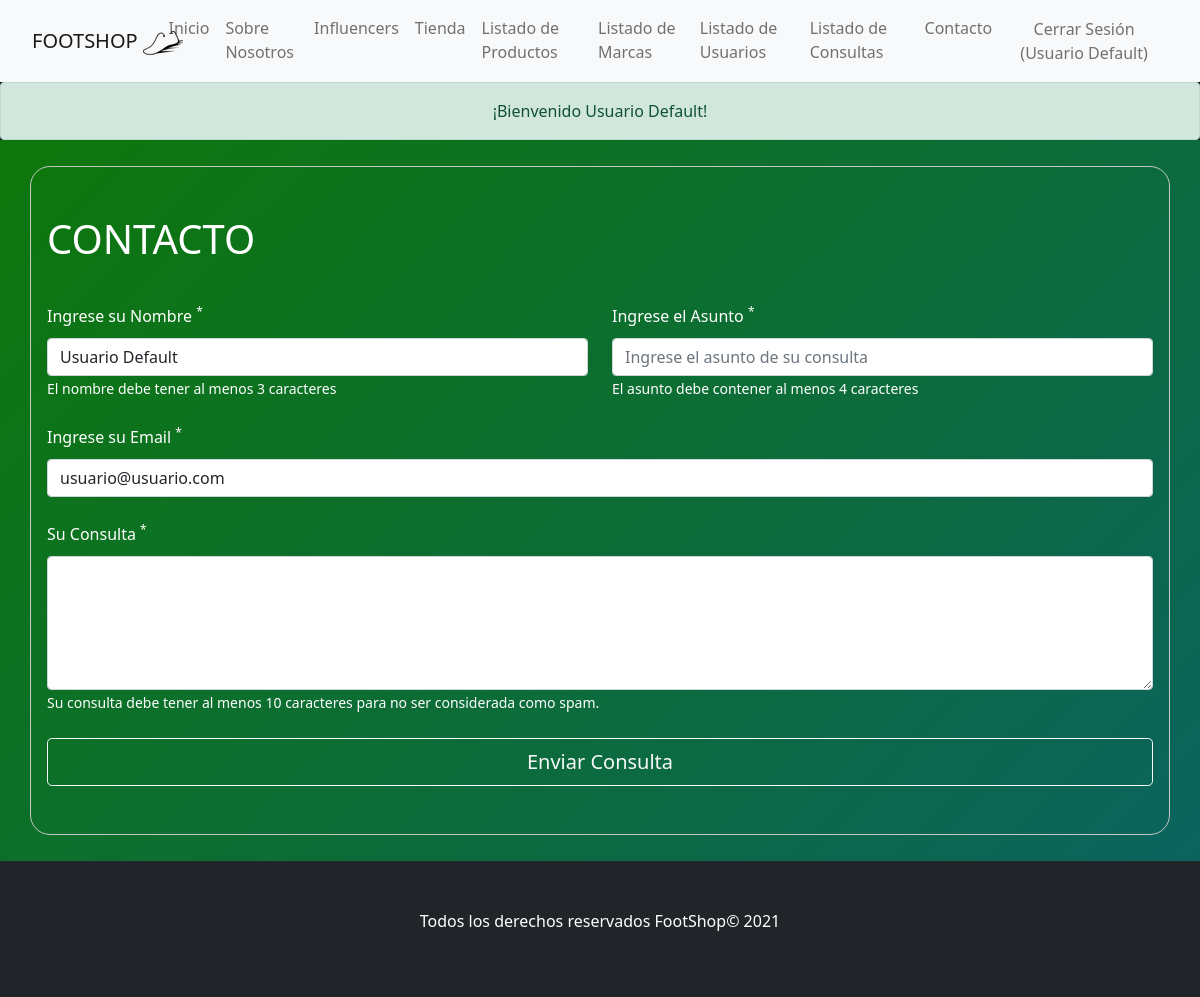
Page /contacto (signed in) on the committed database.
### tables this page shows
CREATE TABLE `usuarios` (
  `id_usuario` int(11) NOT NULL,
  `nombre` varchar(255) NOT NULL,
  `apellido` varchar(255) NOT NULL,
  `email` varchar(255) NOT NULL,
  `password` varchar(255) NOT NULL,
  `remember_token` varchar(255) DEFAULT NULL
);

### app/View.php (called while the page is built, shortened)
<?php
class View
{
    public function render($view, $variables = [], $otraVariable = []) {
        extract($variables);
        require_once __DIR__ . "/../views/$view.php";
        $content = ob_get_clean();
        require_once __DIR__ . "/../views/layouts/app.php";
    }
}

### app/Controllers/ContactoController.php (called while the page is built, shortened)
<?php
class ContactoController
{
    public static function index()
    {
        $view = new View();
        $view->render('contacto/index', ['titulo' => 'Pagina de Contacto']);
    }
}

### public/index.php (called while the page is built, shortened)
<?php
$basePath = realpath(__DIR__ . "/..");
$router = new App\Router($basePath);
$router->get('/', [InicioController::class, 'index']);
$router->get('/sobre-nosotros', [InicioController::class, 'sobreNosotros']);
$router->get('/404', [InicioController::class, 'error404']);
$router->get('/influencers', [InicioController::class, 'influencers']);
$router->get('/500', [InicioController::class, 'error500']);
$router->get('/contacto', [ContactoController::class, 'index']);
$router->post('/enviar-contacto', [ContactoController::class, 'sendContact']);
$router->get('/registro', [AuthController::class, 'registroForm']);
$router->post('/registro', [AuthController::class, 'registro']);
$router->get('/iniciar-sesion', [AuthController::class, 'loginForm']);
$router->post('/iniciar-sesion', [AuthController::class, 'login']);
$router->post('/cerrar-sesion', [AuthController::class, 'logout']);
$router->get('/productos', [ProductoController::class, 'index']);
$router->get('/productos/nuevo', [ProductoController::class, 'nuevoForm']);
$router->get('/productos/{id}', [ProductoController::class,'ver']);
$router->get('/productos/editar/{id}', [ProductoController::class,'editarForm']);
$router->post('/productos/{id}/eliminar', [ProductoController::class,'eliminar']);
$router->post('/productos/nuevo', [ProductoController::class,'nuevoProducto']);
$router->post('/productos/editar', [ProductoController::class,'editar']);
$router->get('/tienda',[TiendaController::class, 'index']);
$router->get('/tienda/{id}', [TiendaController::class,'detalle']);
$router->get('/marcas', [MarcasController::class, 'index']);
$router->get('/marcas/nuevo', [MarcasController::class, 'nuevoForm']);
$router->get('/marcas/editar/{id}', [MarcasController::class,'editarForm']);
$router->post('/marcas/nuevo', [MarcasController::class,'nuevaMarca']);
$router->post('/marcas/{id}/eliminar', [MarcasController::class,'eliminar']);
$router->post('/marcas/editar', [MarcasController::class,'editar']);
$router->get('/usuarios', [UsuarioController::class, 'index']);
$router->get('/usuarios/editar/{id}', [UsuarioController::class, 'editarForm']);
$router->post('/usuarios/editar', [UsuarioController::class,'editar']);
$router->get('/consultas', [ConsultaController::class, 'index']);
$router->run();

### app/Utilities/Str.php (called while the page is built, shortened)
<?php
class Str
{
    public static function prefixIfMissing(string $string, string $prefix): string
    {
        if(strpos($string, $prefix) !== 0) {
            $string = $prefix . $string;
        }
        return $string;
    }
}

### app/Session/Session.php (called while the page is built, shortened)
<?php
class Session
{
    public static function get(string $key)
    {
        return self::has($key) ? $_SESSION[$key] : null;
    }
    public static function has(string $key)
    {
        return isset($_SESSION[$key]);
    }
    public static function flash(string $key, $default = null)
    {
        if(!self::has($key)){
            return $default;
        }
        $valor = self::get($key);
        return $valor;
    }
}

### app/Auth/Auth.php (called while the page is built, shortened)
<?php
class Auth
{
    protected $usuario;
    public function isAutenticado(): bool
    {
        return Session::has('id_usuario');
    }
    public function getUsuario(): ? Usuario
    {
        if($this->usuario === null){
            $usuario = new Usuario();
            $this->usuario = $usuario->getByPk(Session::get('id_usuario'));
        }
        return $this->usuario;
    }
}

### app/Models/Usuario.php (called while the page is built, shortened)
<?php
class Usuario
{
    protected $nombre;
    protected $apellido;
    protected $email;
    public function getByPk(int $id): ?Usuario
    {
        $db = Connection::getConnection();
        $query = "SELECT * FROM usuarios
                  WHERE id_usuario = :id_usuario";
        $stmt = $db->prepare($query);
        $stmt->execute([':id_usuario' => $id]);
        $stmt->setFetchMode(\PDO::FETCH_CLASS, self::class);
        $usuario = $stmt->fetch();
        return $usuario;
    }
    public function getNombre(): string
    {
        return $this->nombre;
    }
    public function getApellido() : string
    {
        return $this->apellido;
    }
    public function getEmail() :string
    {
        return $this->email;
    }
}

### views/contacto/index.php (the view, shortened to what this page needs)
<?php
$auth = new Auth();
?>
<main id="contacto" class="container-fluid">
    <div class="container py-lg-5 my-3">
        <h1 class="text-uppercase">Contacto</h1>
        <form action="<?= Router::urlTo('enviar-contacto') ;?>" method="post" class="mt-3">
            <div class="row">
                <div class="col-md-6">
                    <div class="form-group">
                        <label for="nombre">Ingrese su Nombre <sup>* <span class="visually-hidden">Campo requerido</span></sup></label>
                        <input
                                type="text"
                                name="nombre"
                                id="nombre"
                                placeholder="Ingrese su nombre"
                                class="form-control"
                            <?php
                                if($auth->isAutenticado()):
                            ?>
                                value="<?= $auth->getUsuario()->getNombre() . " " . $auth->getUsuario()->getApellido() ;?>"
                            <?php
                                else:
                            ?>
                                value="<?= $_SESSION['old_data']['nombre'] ?? '' ;?>"
                            <?php
                                endif;
                            ?>
                        >
                        <small>El nombre debe tener al menos 3 caracteres</small>
                    </div>
                </div>
                <div class="col-md-6">
                    <div class="form-group">
                        <label for="asunto">Ingrese el Asunto <sup>* <span class="visually-hidden">Campo requerido</span></sup></label>
                        <input type="text" name="asunto" id="asunto" placeholder="Ingrese el asunto de su consulta" class="form-control" value="<?= $_SESSION['old_data']['asunto'] ?? '' ;?>">
                        <small>El asunto debe contener al menos 4 caracteres</small>
                    </div>
                </div>
            </div>
            <div class="form-group">
                <label for="email">Ingrese su Email <sup>* <span class="visually-hidden">Campo requerido</span></sup></label>
                <input
                        type="email"
                        name="email"
                        id="email"
                        placeholder="Ingrese su email"
                        class="form-control"
                    <?php
                    if($auth->isAutenticado()):
                        ?>
                        value="<?= $auth->getUsuario()->getEmail() ;?>"
                    <?php
                    else:
                        ?>
                        value="<?= $_SESSION['old_data']['email'] ?? '' ;?>"
                    <?php
                    endif;
                    ?>
                >
            </div>
            <div class="form-group">
                <label for="consulta">Su Consulta <sup>* <span class="visually-hidden">Campo requerido</span></sup></label>
                <textarea name="consulta" id="consulta" class="form-control" rows="5"><?= $_SESSION['old_data']['consulta'] ?? '' ;?></textarea>
                <small>Su consulta debe tener al menos 10 caracteres para no ser considerada como spam.</small>
            </div>
            <button class="btn btn-lg btn-outline-light float-lg-right mt-4" type="submit">Enviar Consulta</button>
        </form>
    </div>
</main>

### views/layouts/app.php (shortened to what this page needs)
<?php
$success = Session::flash('success');
$error = Session::flash('error');
$message = Session::flash('message');
$auth = new Auth();
?>
<!doctype html>
<html lang="es">
<head>
    <link href="<?= Router::urlTo('css/bootstrap.min.css') ;?>" rel="stylesheet">
    <link rel="stylesheet" href="<?= Router::urlTo('css/estilos.css') ;?>">
</head>
<body>
    <nav id="thenav" class="navbar navbar-expand-lg navbar-light bg-light">
        <div class="container-fluid">
            <a class="navbar-brand" href="<?= Router::urlTo('/') ;?>">FOOTSHOP <img class="img-fluid" src="<?= Router::urlTo('/imgs/') ;?>logo-black-mini.png" alt="Logo Foot SHop"></a>
            <div class="collapse navbar-collapse" id="navbar">
                <ul class="navbar-nav w-100">
                    <li class="nav-item">
                        <a class="nav-link" href="<?= Router::urlTo('/') ;?>">Inicio</a>
                    </li>
                    <li class="nav-item">
                        <a class="nav-link" href="<?= Router::urlTo('/sobre-nosotros') ;?>">Sobre Nosotros</a>
                    </li>
                    <li class="nav-item">
                        <a class="nav-link" href="<?= Router::urlTo('/influencers') ;?>">Influencers</a>
                    </li>
                    <li class="nav-item">
                        <a href="<?= Router::urlTo('tienda') ;?>" class="nav-link">Tienda</a>
                    </li>
                    <?php
                        if($auth->isAutenticado()):
                    ?>
                    <li class="nav-item">
                       <a class="nav-link" href="<?= Router::urlTo('productos') ;?>">Listado de Productos</a>
                    </li>
                    <li class="nav-item">
                        <a class="nav-link" href="<?= Router::urlTo('marcas') ;?>">Listado de Marcas</a>
                    </li>
                    <li class="nav-item">
                        <a class="nav-link" href="<?= Router::urlTo('usuarios') ;?>">Listado de Usuarios</a>
                    </li>
                    <li class="nav-item">
                        <a class="nav-link" href="<?= Router::urlTo('consultas') ;?>">Listado de Consultas</a>
                    </li>
                    <?php
                        endif;
                    ?>
                    <li class="nav-item"><a href="<?= Router::urlTo('contacto') ;?>" class="nav-link">Contacto</a></li>
                    <li class="navbar-nav float-end ms-lg-auto">
                        <ul class="list-unstyled navbar-nav float-end ms-lg-auto">
                            <?php
                            if ($auth->isAutenticado()):
                                ?>
                                <li class="nav-item">
                                    <form action="<?= Router::urlTo('cerrar-sesion') ;?>" method="post">
                                        <button class="btn nav-link" type="submit">Cerrar Sesión (<?= $auth->getUsuario()->getNombre() . " " . $auth->getUsuario()->getApellido() ;?>)</button>
                                    </form>
                                </li>
                            <?php
                            endif;
                            ?>
                        </ul>
                    </li>
                </ul>
            </div>
        </div>
    </nav>
    <?php
        if($message):
    ?>
    <div class="container-fluid">
        <div class="alert py-3 m-0 h-100 <?= $success ? $success : $error;?>" role="alert">
            <p class="text-center"><?= is_string($message) ? $message : 'Ocurrió un problema' ;?></p>
        </div>
    </div>
    <?php
        endif;
    ?>
    <?php echo $content; ?>
    <footer class="bg-dark py-5">
        <p class="text-center text-white">Todos los derechos reservados FootShop&copy; 2021</p>
    </footer>
</body>
</html>

### public/css/estilos.css (style rules this page uses)
* { margin: 0; padding: 0; box-sizing: border-box; }
body { background-color: #100f0f; min-height: 100vh; display: flex; flex-direction: column; justify-content: space-between; }
h1,h2,h3,h4,h5,td,th { color: white; }
.form-group { margin-top: 15px; }
sup { color: white; }
small { color: #ffffff; }
label { color: white; margin: 10px 0; }
.container-fluid { padding: 0; }
#thenav { padding: 0.5rem 2rem; }
#contacto, #error-page { background: linear-gradient(-45deg, #830816, #960b45, #0a5d7a, #0d770a); animation: backgroundAnimation 30s ease infinite; background-size: 400% 400%; min-height: 80vh; }
#contacto > .container { border: 1px solid #C7C7C7; border-radius: 20px; padding: 2rem 5rem; }
.alert p { margin: 0 !important; }
@media (max-width: 1200px) { #contacto, #login, #registrarse { padding: 10px; } }
@media (max-width: 1200px) { #contacto .container, #login .container, #registrarse .container { padding: 2rem 1rem; } }
@media (max-width: 1200px) { #contacto .btn, #registrarse .btn { width: 100%; } }
@media (max-width: 1200px) { footer p { padding: 0 2rem; } }

### rows in the picture
usuarios: nombre "Usuario", apellido "Default", nombre "Usuario Default", email "usuario@usuario.com"

### other values in the picture
$message "¡Bienvenido Usuario Default!"
